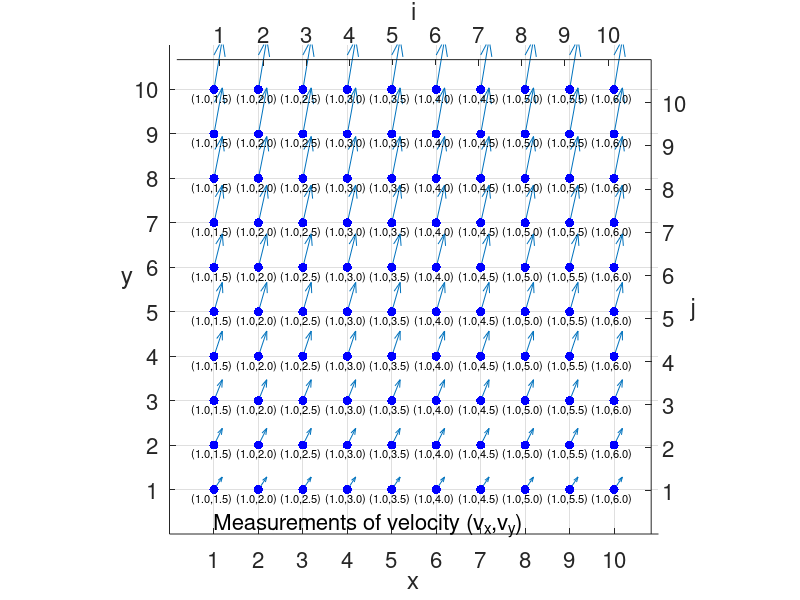
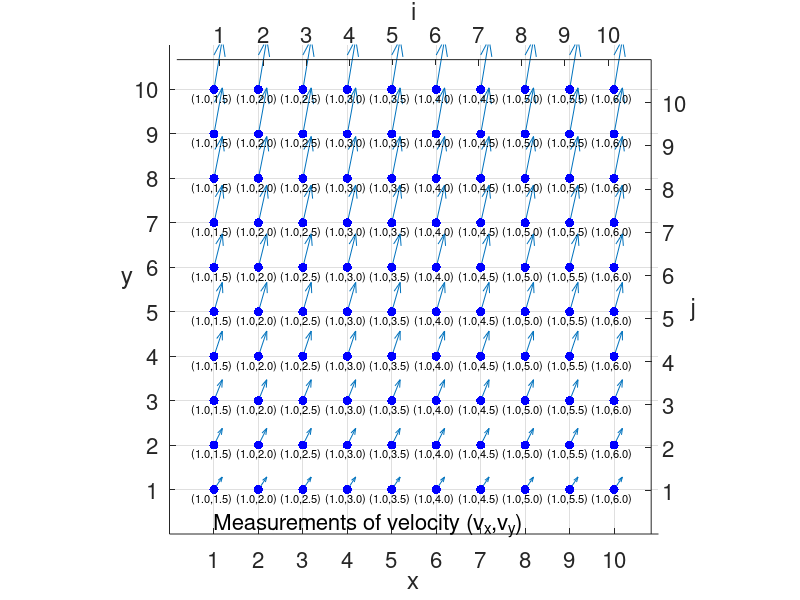
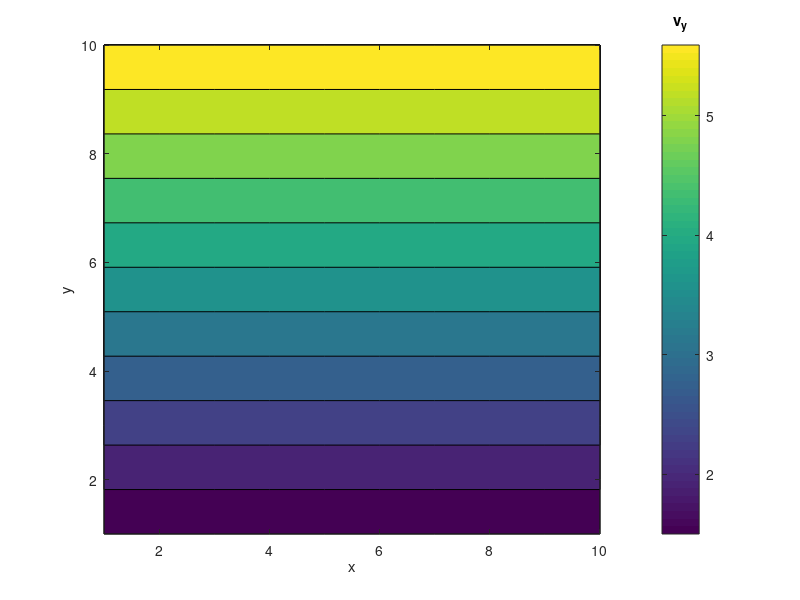
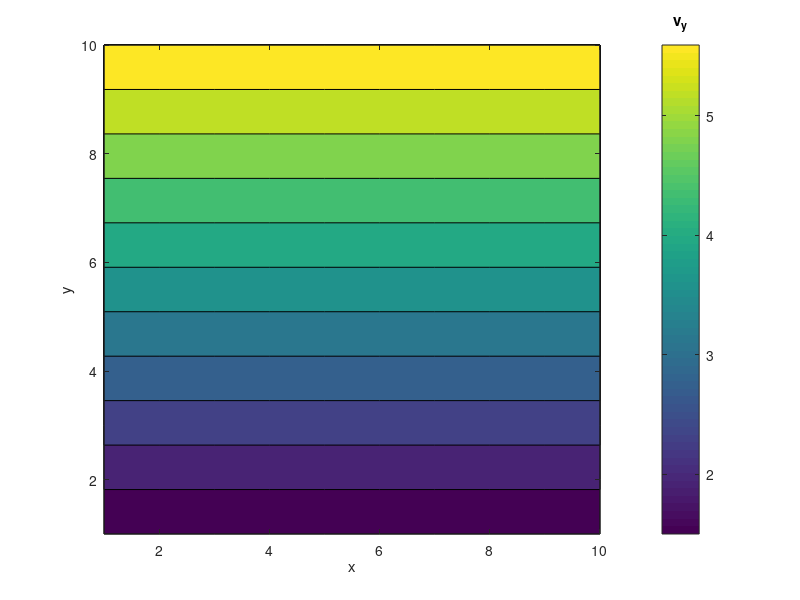

MATLAB code for these plots, in order:
x = [1:10];
y = [1:10];
[X,Y] = meshgrid(x,y);

for i = 1:length(x)
    for j = 1:length(y)
        U(i,j) = 1.0;
        V(i,j) = 1.0+i/2;
    end
end


figure(1);clf;hold on;
axis([0 11 0 11]); % Set axis wider than default
quiver(X,Y,U,V);

hold on;
for i = 1:length(x)
    for j = 1:length(y)
        text(x(i)-0.5,y(j)-0.2,[sprintf('(%.1f,%.1f)',U(i,j),V(i,j))],'Color','black','FontSize',8);
        plot(x(i),y(j),'b.','MarkerSize',20);
    end
end
text(1,0.2,'Measurements of velocity (v_x,v_y)','FontSize',16);
ylabel(gca, 'y','Rotation',0,'FontSize',16);
xlabel(gca,'x','FontSize',16);
axis square
set(gca,'XTick',[1:1:10])
set(gca,'YTick',[1:1:10])
grid on;
set(gca,'FontSize',16)


% Add index axes.
% Based on technique from http://stackoverflow.com/questions/19569134/overlaying-two-axes-in-a-matlab-plot
% Create a new axes in the same position as the first one, overlaid on top
h2 = axes('position', get(gca, 'position')); 
% Put the new axes' y labels on the right, set the x limits the same as the
% original axes', and make the background transparent
set(h2, 'YAxisLocation', 'right', 'YLim',[0,length(y)+1],'Xlim', [0,length(x)+1], 'Color', 'none'); 
ylabel(h2, 'j','Rotation',0,'FontSize',16);
xlabel(h2, 'i','FontSize',16);
set(h2,'XTick',[1:length(x)])
set(h2,'YTick',[1:length(y)])
set(h2, 'XAxisLocation', 'top');
axis square;
hold on;
set(gca,'FontSize',16)

print -depsc vector_basics2_quiver.eps
print -dpng vecgtor_basics2_quiver.png

figure(2);clf
contourf(X,Y,V);
hc = colorbar;
xlabel('x');
ylabel('y');
set(get(hc,'Title'),'String','v_y')

print -depsc vector_basics2_contour.eps
print -dpng vecgtor_basics2_contour.png
